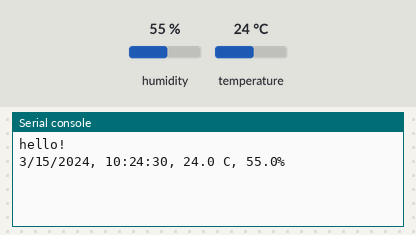
A program run on a simulated CircuitPython board. On the bench: the last lines printed to the serial console. Inputs (shaded band) come from the test bench; at power-on: humidity 55 %, temperature 24 °C. The clock reads 2024-03-15 10:24:30 at power-on unless the program sets it.

Above: at 1.2 s.
1.3 s: humidity set to 22 %
At 11.0 s:
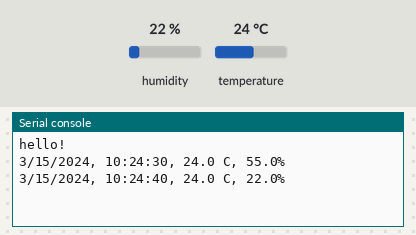
11.3 s: temperature set to 12 °C
At 21.0 s:
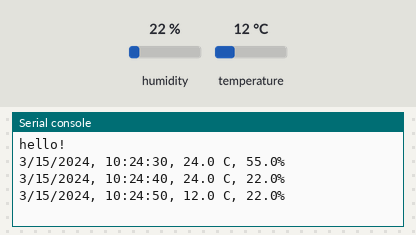
21.3 s: humidity set to 40 %
At 31.1 s:
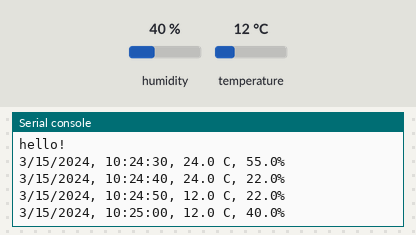
Timing chart, 0 to 32.6 s (numbered marks = the images above; inputs shaded):
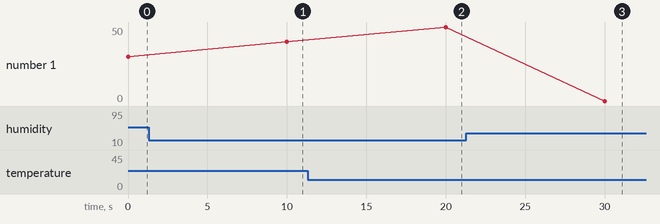

Measured:
- after the input at 1.3 s, the serial console: prints a new line after 8.7 s (image 1)
- after the input at 11.3 s, the serial console: prints a new line after 8.7 s (image 2)
- after the input at 21.3 s, the serial console: prints a new line after 8.7 s (image 3)

The program:

code_-_Copy.py
```python
# Simple demo of reading and writing the time for the DS1307 real-time clock.
# Change the if False to if True below to set the time, otherwise it will just
# print the current date and time every second.  Notice also comments to adjust
# for working with hardware vs. software I2C.

import time
import board
# For hardware I2C (M0 boards) use this line:
import busio as io
# Or for software I2C (ESP8266) use this line instead:
# import bitbangio as io

import adafruit_ds1307
import adafruit_si7021

# Change to the appropriate I2C clock & data pins here!
i2c_bus = io.I2C(board.SCL, board.SDA, frequency=100000)  # 100kHz based on DS1307 datasheet

# Create the RTC instance:
rtc = adafruit_ds1307.DS1307(i2c_bus)
sensor = adafruit_si7021.SI7021(i2c_bus)


# Lookup table for names of days (nicer printing).
days = ("Sunday", "Monday", "Tuesday", "Wednesday", "Thursday", "Friday", "Saturday")

print("hello!")

# pylint: disable-msg=bad-whitespace
# pylint: disable-msg=using-constant-test
if False:   # change to True if you want to set the time!
    #                     year, mon, date, hour, min, sec, wday, yday, isdst
    t = time.struct_time((2020,  3,   17,   15,  41,  00,    0,   -1,    -1))
    # you must set year, mon, date, hour, min, sec and weekday
    # yearday is not supported, isdst can be set but we don't do anything with it at this time
    print("Setting time to:", t)     # uncomment for debugging
    rtc.datetime = t
    print()
#pylint: enable-msg=using-constant-test
#pylint: enable-msg=bad-whitespace

# Main loop:
while True:
    t = rtc.datetime
    #print(t)     # uncomment for debugging
    dt = "{}/{}/{}".format(t.tm_mon, t.tm_mday, t.tm_year)
    tm = "{}:{:02}:{:02}".format(t.tm_hour, t.tm_min, t.tm_sec)
    #print("The date is {} {}/{}/{}".format(days[int(t.tm_wday)], t.tm_mon, t.tm_mday, t.tm_year))
    print("%s, %s, %0.1f C, %0.1f%s" % (dt, tm, sensor.temperature, sensor.relative_humidity, "%"))

    # print("The time is {}:{:02}:{:02}".format(t.tm_hour, t.tm_min, t.tm_sec))
    #print("\nTemperature: %0.1f C" % sensor.temperature)
    #print("Humidity: %0.1f %%" % sensor.relative_humidity)
    #f = open("/data.csv", "a")
    #f.write("%s, %s, %0.1f C, %0.1f%s" % (dt, tm, sensor.temperature, sensor.relative_humidity, "%"))
    #f.close()
    time.sleep(10)
```
